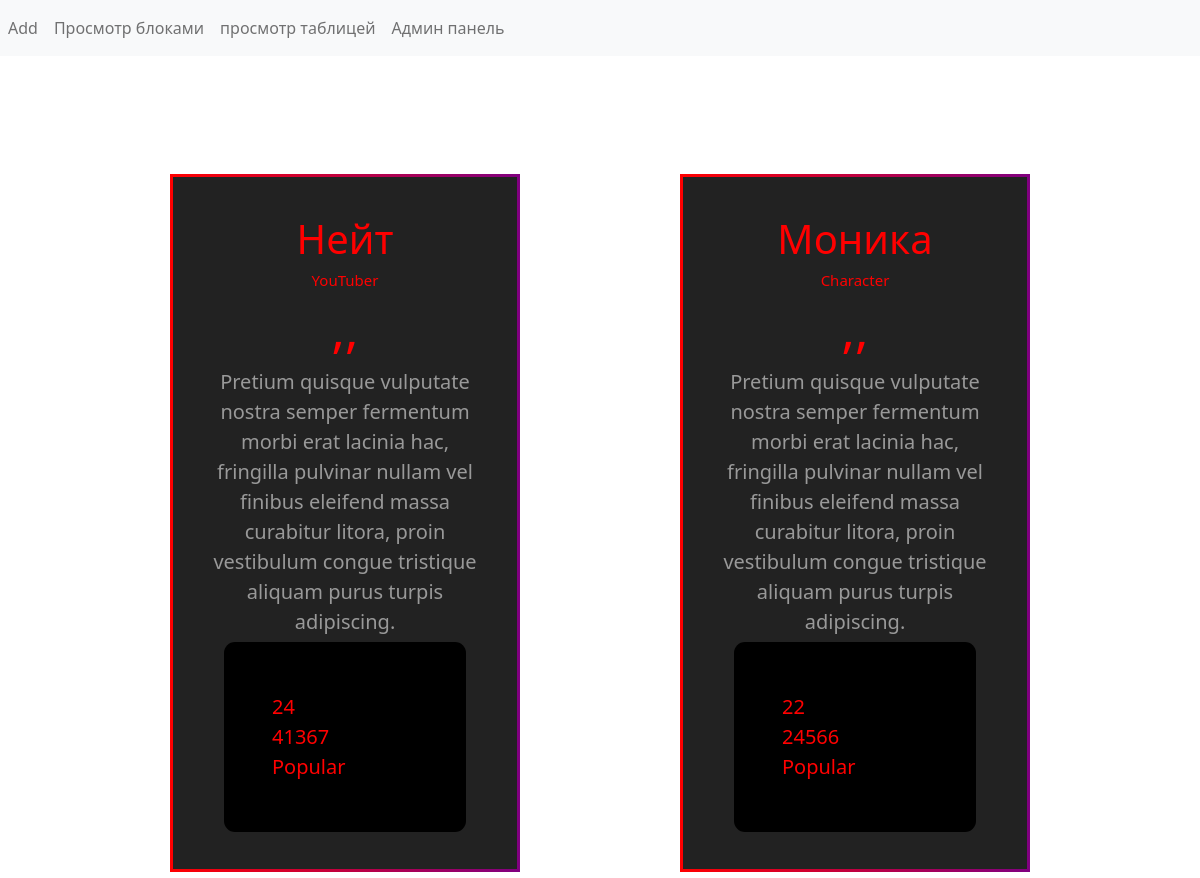
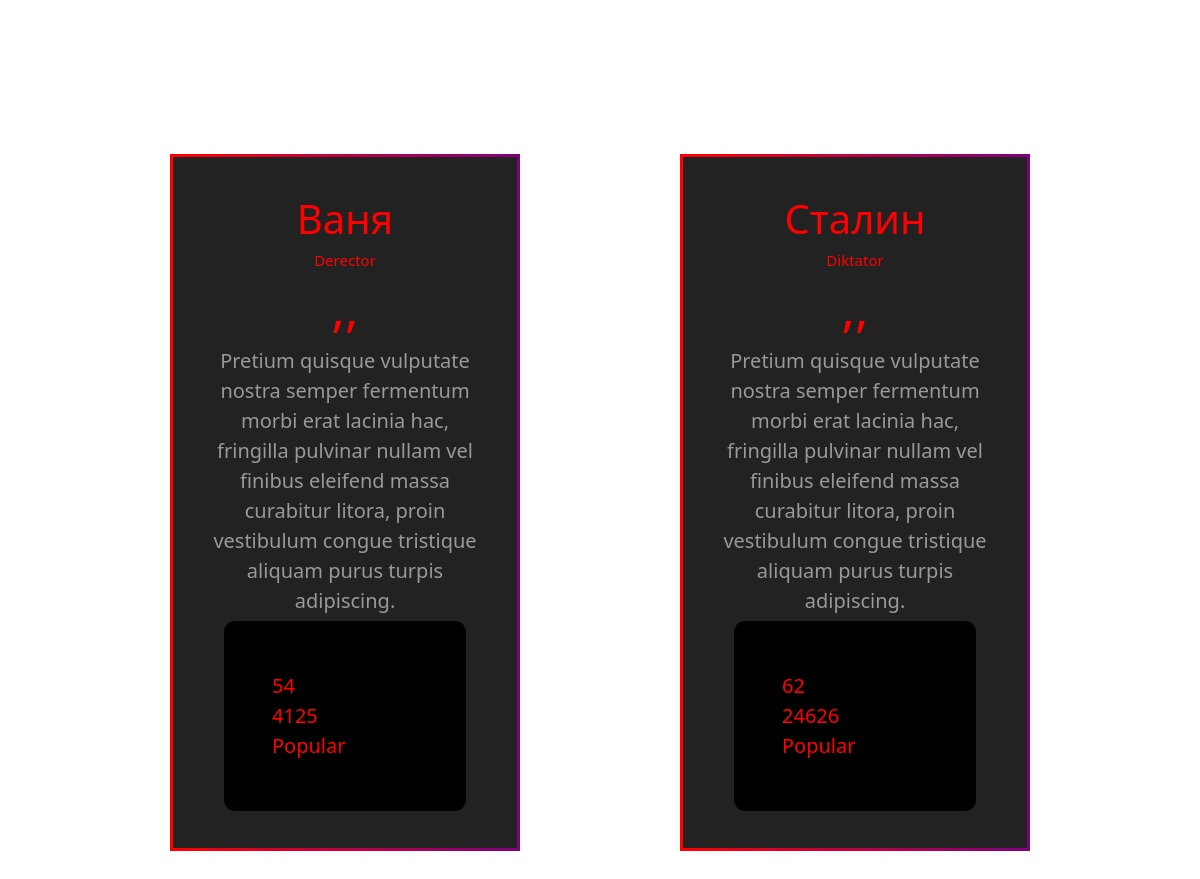
Screenshot of /person.php with the database file from the repository (2 pictures, top to bottom).
### tables this page shows
CREATE TABLE `person` (
  `id` int(5) NOT NULL,
  `name` varchar(40) NOT NULL,
  `info` varchar(40) NOT NULL,
  `info1` varchar(300) NOT NULL,
  `age` int(2) NOT NULL,
  `earnings` int(2) NOT NULL,
  `status` varchar(20) NOT NULL
);

### person.php (the view, shortened to what this page needs)
<!DOCTYPE html>
<html lang="en">
<head>
	<link rel="stylesheet" href="stylе.css">
    <?php include "header.php" ?>
</head>
<body>
    <?php include "menu.php" ?>
    <div class="conteiner">
    <?php
        $person_arr = mysqli_query($connection,"select * from person");
         while($person = mysqli_fetch_assoc($person_arr))
         {
        ?>
	<div class="module-border-wrap">
    	<div class="module">
         	<div class="name">
         	<?php
        	 echo $person['name'] . "<br>";
         	?>
         </div>
         <div class="info">
         	<?php
        	 echo $person['info'] . "<br>";
         	?>
         </div>
         <div class="pass">
         	<?php
         	echo ",,";
         	?>
         </div>
         <div class="info1">
         	<?php
        	 echo $person['info1'] . "<br>";
         	?>
         </div>
         <div class="about__block">
         	<div class="about">
         	<?php
        	 echo $person['age'] . "<br>";
        	 echo $person['earnings'] . "<br>";
        	 echo $person['status'] . "<br>";
         	?>
         	</div>
         </div>
         </div>
     </div>
     <?php } ?>
    </div>
</body>
</html>

### header.php (shortened to what this page needs)
<link href="https://cdn.jsdelivr.net/npm/bootstrap@5.0.2/dist/css/bootstrap.min.css" rel="stylesheet">

### menu.php (shortened to what this page needs)
<nav class="navbar navbar-expand-lg navbar-light bg-light">
  <div class="collapse navbar-collapse" id="navbarNavDropdown">
    <ul class="navbar-nav">
      <li class="nav-item active">
        <a class="nav-link" href="/form.php">Add</a>
      </li>
      <li class="nav-item">
        <a class="nav-link" href="/person.php">Просмотр блоками</a>
      </li>
      <li class="nav-item">
        <a class="nav-link" href="/spisok.php">просмотр таблицей</a>
      </li>
      <li class="nav-item">
        <a class="nav-link" href="/admin/">Админ панель</a>
      </li>
    </ul>
  </div>
</nav>
<a class="btn" data-bs-toggle="offcanvas" href="#offcanvasExample" role="button" aria-controls="offcanvasExample">
</a>

### stylе.css (style rules this page uses)
body { background-image: url("https://img3.akspic.ru/originals/9/3/0/4/6/164039-galaktika_twitch_banner-podergivanie-veb_banner-potokovoe_multimedia-gejmer-1920x1080.jpg"); font-family: 'Mukta', sans-serif; }
.name { font-size: 40px; color: red; text-align: center; }
.info { font-size: 15px; color: red; text-align: center; }
.pass { color: red; text-align: center; font-size: 50px; }
.info1 { font-size: 20px; color: #999; }
.about__block { display: flex; align-items: center; width: 90%; margin: auto; max-width: 20em; position: relative; padding: 3em; box-sizing: border-box; color: #FFF; background: #000; background-clip: padding-box; border: solid 5px transparent; border-radius: 1em; height: 200px; }
.about { font-size: 20px; color: red; text-align: left; }
.module-border-wrap { max-width: 350px; padding: 1rem; position: relative; background: linear-gradient(to right, red, purple); padding: 3px; margin: 80px; }
.module { background: #222; color: white; padding: 2rem; text-align: center; }
.conteiner { justify-content: center; display: flex; flex-wrap: wrap; }

### rows the page displays
person: name "Нейт", info "YouTuber", info1 "Pretium quisque vulputate nostra semper fermentum morbi erat lacinia hac, fringilla pulvinar nullam vel finibus eleifend massa curabitur litora, proin vestibulum congue tristique aliquam purus turpis adipiscing.", age "24", earnings "41367", status "Popular"
person: name "Моника", info "Character", info1 "Pretium quisque vulputate nostra semper fermentum morbi erat lacinia hac, fringilla pulvinar nullam vel finibus eleifend massa curabitur litora, proin vestibulum congue tristique aliquam purus turpis adipiscing.", age "22", earnings "24566", status "Popular"
person: name "Ваня", info "Derector", info1 "Pretium quisque vulputate nostra semper fermentum morbi erat lacinia hac, fringilla pulvinar nullam vel finibus eleifend massa curabitur litora, proin vestibulum congue tristique aliquam purus turpis adipiscing.", age "54", earnings "4125", status "Popular"
person: name "Сталин", info "Diktator", info1 "Pretium quisque vulputate nostra semper fermentum morbi erat lacinia hac, fringilla pulvinar nullam vel finibus eleifend massa curabitur litora, proin vestibulum congue tristique aliquam purus turpis adipiscing.", age "62", earnings "24626", status "Popular"
